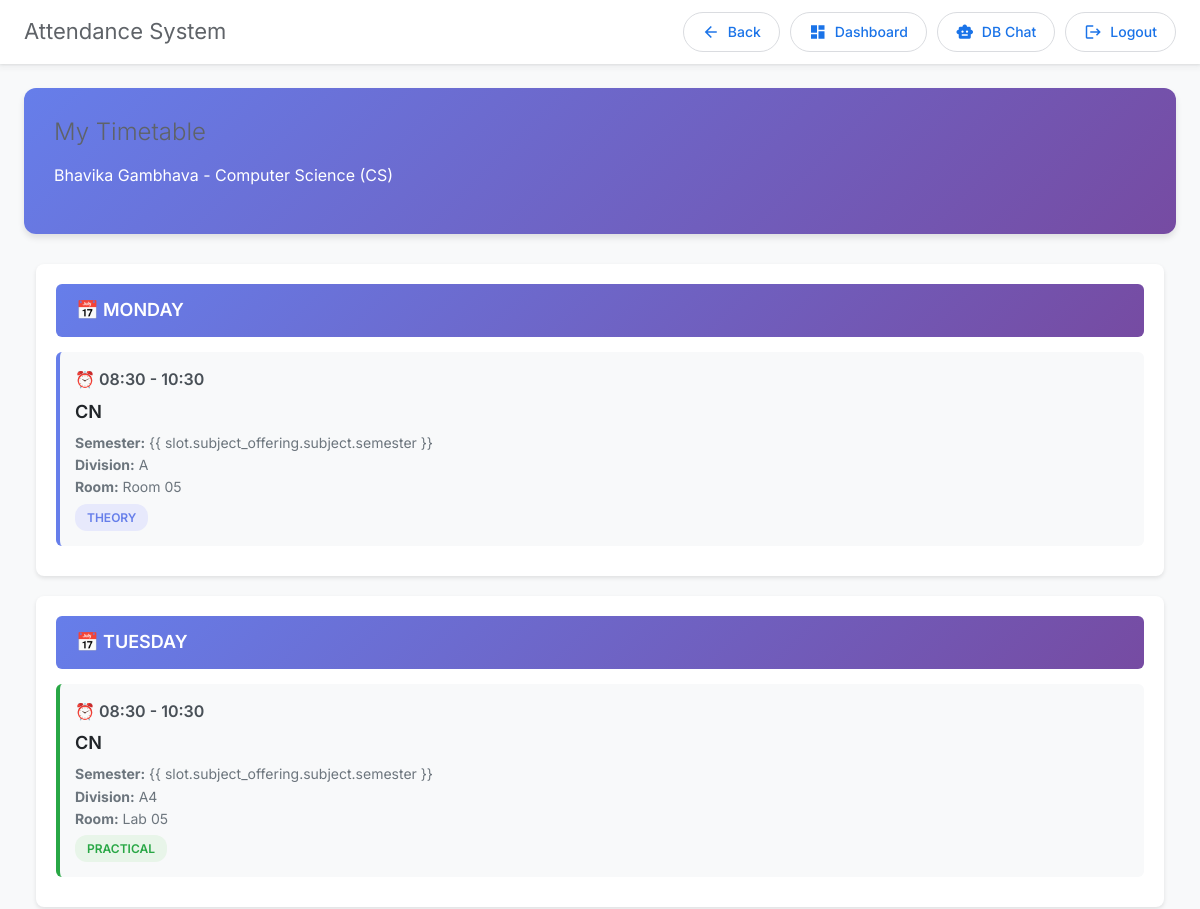
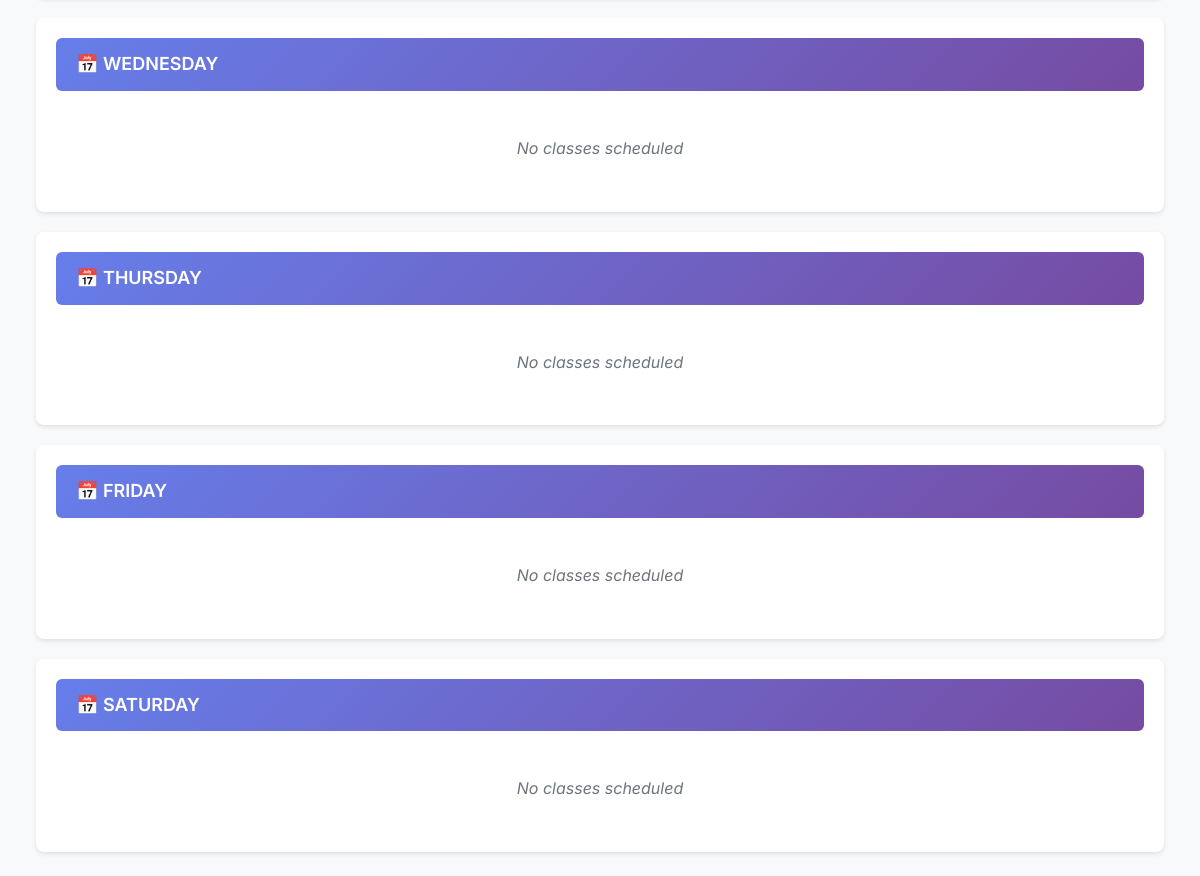
Screenshot of /faculty_app/view_timetable/ (signed in) with the database file from the repository (2 pictures, top to bottom).
### admin_app/models.py (models this page shows, shortened)
class Faculty(models.Model):
    STATUS_CHOICES = [
        ('active', 'Active'),
        ('inactive', 'Inactive'),
    ]
    user = models.OneToOneField(CustomUser, on_delete=models.CASCADE, related_name='faculty_profile')
    name = models.CharField(max_length=200)
    email = models.EmailField()
    phone = models.CharField(max_length=15, blank=True, null=True)
    department = models.ForeignKey(Department, on_delete=models.PROTECT, related_name='faculties', null=True, blank=True)
    specialization = models.CharField(max_length=200, blank=True, null=True)
    subjects = models.ManyToManyField(Subject, blank=True, related_name='qualified_faculties')
    salary = models.DecimalField(max_digits=10, decimal_places=2, default=0)
    image = models.ImageField(upload_to='faculty_photos/', default='default_faculty.jpg')
    status = models.CharField(max_length=20, choices=STATUS_CHOICES, default='active')
    created_at = models.DateTimeField(auto_now_add=True)
    updated_at = models.DateTimeField(auto_now=True)
    class Meta:
        ordering = ['name']

class Department(models.Model):
    name = models.CharField(max_length=200, unique=True)  # e.g., "Faculty of Technology"
    code = models.CharField(max_length=10, unique=True)   # e.g., "FoT"
    head = models.ForeignKey('Faculty', on_delete=models.SET_NULL, null=True, blank=True, related_name='headed_departments')
    created_at = models.DateTimeField(auto_now_add=True)
    class Meta:
        ordering = ['name']
    def __str__(self):
        return f"{self.name} ({self.code})"

class Timetable(models.Model):
    DAY_CHOICES = [
        ('monday', 'Monday'),
        ('tuesday', 'Tuesday'),
        ('wednesday', 'Wednesday'),
        ('thursday', 'Thursday'),
        ('friday', 'Friday'),
        ('saturday', 'Saturday'),
    ]
    TYPE_CHOICES = [
        ('theory', 'Theory'),
        ('practical', 'Practical'),
        ('tutorial', 'Tutorial'),
    ]
    subject_offering = models.ForeignKey(SubjectOffering, on_delete=models.CASCADE, related_name='timetable_slots')
    day = models.CharField(max_length=20, choices=DAY_CHOICES)
    start_time = models.TimeField()
    end_time = models.TimeField()
    room_number = models.CharField(max_length=20, blank=True, null=True)
    lecture_type = models.CharField(max_length=20, choices=TYPE_CHOICES, default='theory')
    created_at = models.DateTimeField(auto_now_add=True)
    class Meta:
        ordering = ['subject_offering', 'day', 'start_time']

class SubjectOffering(models.Model):
    subject = models.ForeignKey(Subject, on_delete=models.PROTECT, related_name='offerings')
    academic_year = models.CharField(max_length=10)  # e.g., "2025-26"
    division = models.CharField(max_length=5)  # e.g., "A", "B", "C"
    faculty = models.ForeignKey('Faculty', on_delete=models.PROTECT, related_name='teaching_subjects')
    max_students = models.IntegerField(default=60)
    created_at = models.DateTimeField(auto_now_add=True)
    class Meta:
        ordering = ['academic_year', 'subject', 'division']
        unique_together = ['subject', 'academic_year', 'division']

class Subject(models.Model):
    code = models.CharField(max_length=20, unique=True)   # e.g., "23CE610"
    name = models.CharField(max_length=200, unique=True)  # e.g., "ADVANCED COMPUTER ARCHITECTURE"
    credits = models.IntegerField(default=4)
    semester = models.IntegerField(choices=[(i, f"Semester {i}") for i in range(1, 9)])
    is_elective = models.BooleanField(default=False)
    department = models.ForeignKey(Department, on_delete=models.PROTECT, related_name='subjects')
    syllabus_url = models.URLField(blank=True, null=True)
    created_at = models.DateTimeField(auto_now_add=True)
    class Meta:
        ordering = ['semester', 'code']
        unique_together = ['code', 'department']

### faculty_app/views.py (the view)
# urls.py: path("view_timetable/", views.view_timetable, name="view_timetable"),
@faculty_required
def view_timetable(request):
    from admin_app.models import Timetable
    try:
        faculty = Faculty.objects.get(user=request.user)
    except Faculty.DoesNotExist:
        messages.error(request, "Faculty profile not found.")
        return redirect("faculty_app:faculty_dashboard")
    timetable = Timetable.objects.filter(
        subject_offering__faculty=faculty
    ).select_related('subject_offering', 'subject_offering__subject').order_by('day', 'start_time')
    days = ['monday', 'tuesday', 'wednesday', 'thursday', 'friday', 'saturday']
    organized_timetable = {}
    for day in days:
        organized_timetable[day] = timetable.filter(day=day)
    context = {
        'faculty': faculty,
        'organized_timetable': organized_timetable,
        'days': days,
        'timetable_entries': timetable,
    }
    return render(request, "faculty_app/timetable.html", context)

### faculty_app/views.py (called while the page is built)
def faculty_required(view_func):
    @wraps(view_func)
    def wrapper(request, *args, **kwargs):
        if not request.user.is_authenticated:
            return redirect("registration:login")  # Redirect unauthenticated users to login page
        if request.user.role == "faculty":
            return view_func(request, *args, **kwargs)
        logout(request)  # Log out unauthorized users
        return redirect("registration:login")  # Redirect unauthorized users
    return wrapper

### project1/context_processors.py (called while the page is built)
def session_timeout(request):
    return {
        'SESSION_TIMEOUT_SECONDS': getattr(settings, 'SESSION_COOKIE_AGE', 1800),
    }

### student_app/templatetags/custom_filters.py (called while the page is built)
@register.filter(name='get_item')
def get_item(dictionary, key):
    if dictionary is None:
        return None
    if hasattr(dictionary, 'get'):
        return dictionary.get(key)
    return None

### faculty_app/templates/faculty_app/timetable.html (shortened to what this page needs)
{% extends 'layout.html' %}
{% load static %}
{% load custom_filters %}
{% block container %}
<div class="timetable-header">
  <h2>My Timetable</h2>
  <p>{{ faculty.name }} - {{ faculty.department }}</p>
</div>
{% if timetable_entries %}
<div class="container-fluid">
  {% for day in days %}
  {% if organized_timetable|get_item:day %}
  <div class="timetable-day">
    <div class="day-header">📅 {{ day|upper }}</div>
    {% for slot in organized_timetable|get_item:day %}
    <div class="slot-card {{ slot.lecture_type }}">
      <div class="slot-time">
        ⏰ {{ slot.start_time|time:"H:i" }} - {{ slot.end_time|time:"H:i" }}
      </div>
      <div class="slot-subject">{{ slot.subject_offering.subject.name }}</div>
      <div class="slot-info">
        <strong>Semester:</strong> {{ slot.subject_offering.subject.semester
        }}<br />
        <strong>Division:</strong> {{ slot.subject_offering.division }}<br />
        {% if slot.room_number %}
        <strong>Room:</strong> {{ slot.room_number }}<br />
        {% endif %}
      </div>
      <span class="slot-type-badge badge-{{ slot.lecture_type }}">
        {{ slot.get_lecture_type_display }}
      </span>
    </div>
    {% endfor %}
  </div>
  {% else %}
  <div class="timetable-day">
    <div class="day-header">📅 {{ day|upper }}</div>
    <div class="empty-day">No classes scheduled</div>
  </div>
  {% endif %}
  {% endfor %}
</div>
{% else %}
<div class="no-timetable">
  <h5>No Timetable Assigned</h5>
  <p>Your timetable has not been created yet. Please contact administration.</p>
</div>
{% endif %}
{% endblock %}

### faculty_app/templates/faculty_app/timetable.html (style rules this page uses)
.timetable-header { background: linear-gradient(135deg, #667eea 0%, #764ba2 100%); color: white; padding: 30px; border-radius: 12px; margin-bottom: 30px; box-shadow: 0 4px 6px rgba(0, 0, 0, 0.1); }
.timetable-day { background: white; border-radius: 8px; padding: 20px; margin-bottom: 20px; box-shadow: 0 2px 4px rgba(0, 0, 0, 0.1); }
.day-header { background: linear-gradient(135deg, #667eea 0%, #764ba2 100%); color: white; padding: 12px 20px; border-radius: 6px; margin-bottom: 15px; font-weight: 600; font-size: 18px; }
.slot-card { border-left: 4px solid #667eea; background: #f8f9fa; padding: 15px; margin-bottom: 10px; border-radius: 6px; transition: all 0.3s; }
.slot-card.theory { border-left-color: #667eea; }
.slot-card.practical { border-left-color: #28a745; }
.slot-time { font-weight: 600; color: #495057; font-size: 16px; }
.slot-subject { font-size: 18px; font-weight: 600; color: #212529; margin: 5px 0; }
.slot-info { color: #6c757d; font-size: 14px; }
.slot-type-badge { display: inline-block; padding: 4px 12px; border-radius: 12px; font-size: 12px; font-weight: 600; text-transform: uppercase; margin-top: 5px; }
.badge-theory { background: #e7e9fc; color: #667eea; }
.badge-practical { background: #e8f5e9; color: #28a745; }
.empty-day { text-align: center; padding: 30px; color: #6c757d; font-style: italic; }

### rows the page displays
Faculty: name "Bhavika Gambhava", department "Computer Science (CS)"
Timetable: start_time "08:30", end_time "10:30", subject_offering.subject.name "CN", subject_offering.division "A", room_number "Room 05", lecture_type "THEORY"
Timetable: start_time "08:30", end_time "10:30", subject_offering.subject.name "CN", subject_offering.division "A4", room_number "Lab 05", lecture_type "PRACTICAL"

### other values shown
{{ day|upper }} "MONDAY" "TUESDAY"
{{ day|upper }} "WEDNESDAY" "THURSDAY" "FRIDAY" "SATURDAY"
